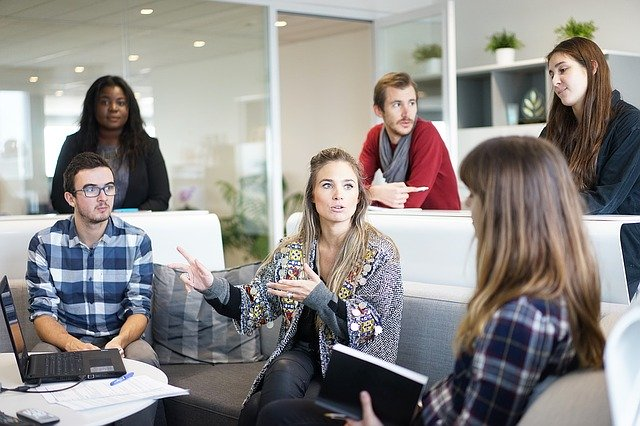
#> input picture Open cv/images/img_6_6.jpg, 640 x 426 px
$ python c3_haarFaceDetection-eye-3.py
#> lines starting #> are read from the running program, lines starting #| are printed output that depends on the picture; after the words box and inside, x2 and y2 are one past the last pixel; in counts of white or black regions, pixels touching at a corner belong together
### Open cv/c3-machine-learning/imgRead.py
# -*- coding: utf-8 -*-
"""
Created on Mon Jul 22 12:32:23 2024

@author: leehj
"""

import cv2

# 영상을 불러오기
def imgRead(imgPath, imgReadType, imgResWidth, imgResHeight):
#> called with imgPath = '../images/img_6_6.jpg', imgReadType = 0, imgResWidth = 640, imgResHeight = 426
    img = cv2.imread(imgPath, imgReadType)
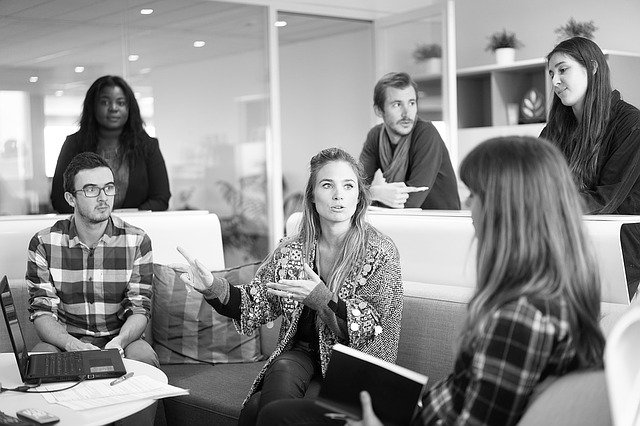
#> img: shape (426, 640); min 0, max 255, mean 139.9
    if imgResHeight != 0 | imgResWidth != 0:
        img = cv2.resize(img, (imgResWidth, imgResHeight))
    return img

### Open cv/c3-machine-learning/c3_haarFaceDetection-eye-3.py
# -*- coding: utf-8 -*-
"""
Created on Mon Jul 22 12:29:05 2024

@author: leehj
"""


# https://github.com/kipr/opencv

# 얼굴 검출 예제 (c3_haarFaceDetection-eye-3.py)

# 관련 라이브러리 선언
import cv2
from imgRead import imgRead
from createFolder import createFolder

# 영상 읽기
img1 = imgRead("../images/img_6_6.jpg", cv2.IMREAD_GRAYSCALE, 640, 426)

#%%
# 얼굴검지
face_cascade = cv2.CascadeClassifier('../models/haarcascade_frontalface_default.xml')
faces = face_cascade.detectMultiScale(img1, 1.5, 3)
#> faces = [[96, 89, 36, 36], [540, 50, 54, 54], [377, 81, 54, 54], [310, 164, 54, 54], [72, 166, 54, 54]]

# 눈 검지
eye_cascade = cv2.CascadeClassifier('../models/haarcascade_eye.xml')


#%%
# 결과 영상 출력
res1 = cv2.cvtColor(img1, cv2.COLOR_GRAY2BGR)

#%%
for (x, y, w, h) in faces:
    res1 = cv2.rectangle(res1, (x, y), (x+w, y+h), (255, 0, 0), 2)
    roi_gray = res1[y:y + h, x:x + w]
    roi_color = res1[y:y + h, x:x + w]

    # 눈 검지
    eyes = eye_cascade.detectMultiScale(roi_gray)
    for (ex, ey, ew, eh) in eyes:
        cv2.rectangle(roi_color, (ex, ey), (ex+ew, ey + eh), (0,255,0), 2)
#> this loop made 5 passes
#> pass 1, `res1 = cv2.rectangle(res1, (x, y), (x+w, y+h), (255, 0, 0), 2)`:
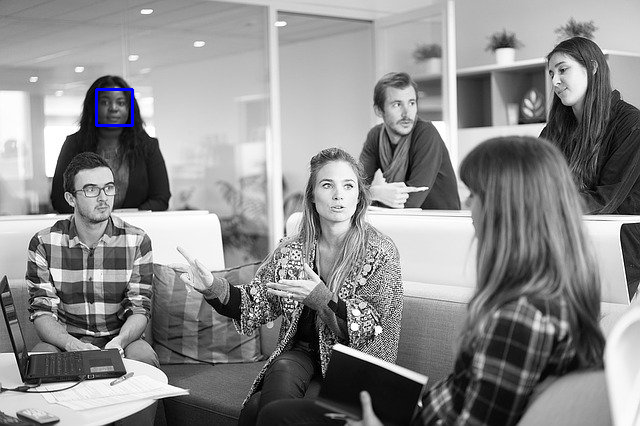
#> res1: shape (426, 640, 3); mean B, G, R 140.2, 139.8, 139.8
#> pass 1, `roi_gray = res1[y:y + h, x:x + w]`:
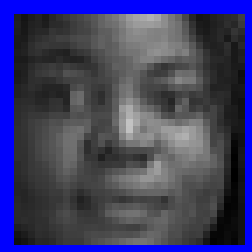
#> roi_gray: shape (36, 36, 3) (shown 7 times larger); mean B, G, R 102.1, 61.4, 61.4
#> pass 2, `res1 = cv2.rectangle(res1, (x, y), (x+w, y+h), (255, 0, 0), 2)`:
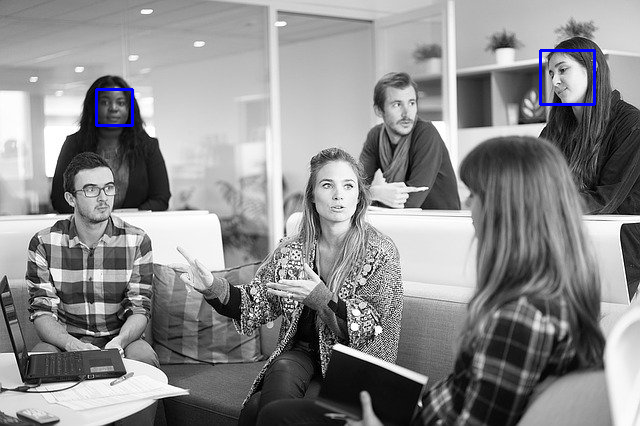
#> res1: shape (426, 640, 3); 0.24% of pixels changed, all inside (x1, y1, x2, y2) = (539, 49, 596, 106)
#> pass 2, `roi_gray = res1[y:y + h, x:x + w]`:
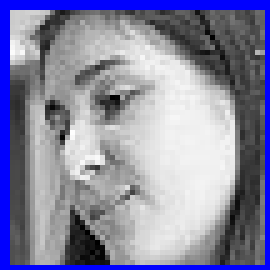
#> roi_gray: shape (54, 54, 3) (shown 5 times larger); mean B, G, R 162.8, 135.3, 135.3
#> after the loop:
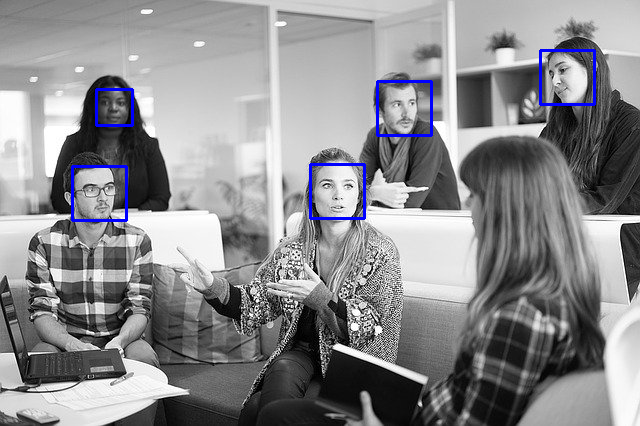
#> res1: shape (426, 640, 3); 0.71% of pixels changed, all inside (x1, y1, x2, y2) = (71, 80, 433, 222)
#> after the loop:
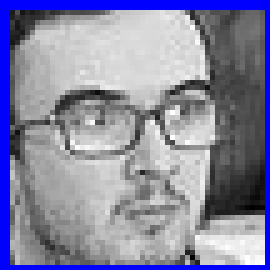
#> roi_color: shape (54, 54, 3) (shown 5 times larger); mean B, G, R 162.7, 135.2, 135.2

displays = [("input1", img1),
            ("res1", res1)]
for (name, out) in displays:
    cv2.imshow(name, out)
#> this loop made 2 passes
#> name on passes 1 to 2: 'input1', 'res1'

# 키보드 입력을 기다린 후 모든 영상창 닫기
cv2.waitKey(0)
cv2.destroyAllWindows()
